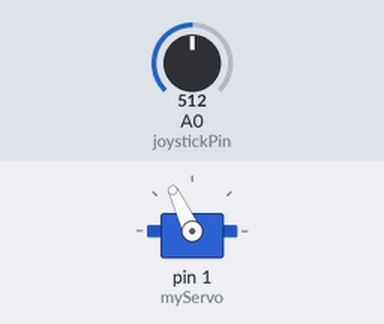
Recording of a sketch running on a simulated Arduino Uno, built with avr-gcc and run on an emulated ATmega328P. Parts: servo. The test bench sets the inputs (shaded band); at power-on: A0 (joystickPin) = 512.

Above: at 1.3 s.
1.4 s: A0 (joystickPin) set to 716
At 2.6 s:
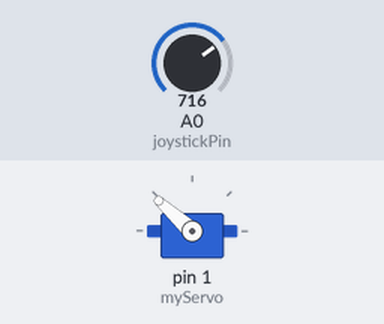
3.0 s: A0 (joystickPin) set to 900
At 3.7 s:
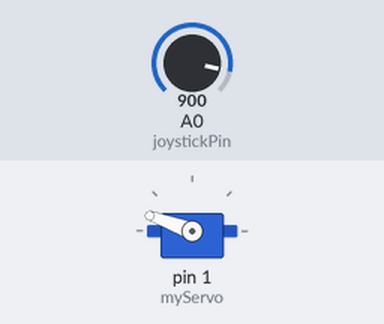
4.5 s: A0 (joystickPin) set to 306
At 4.9 s:
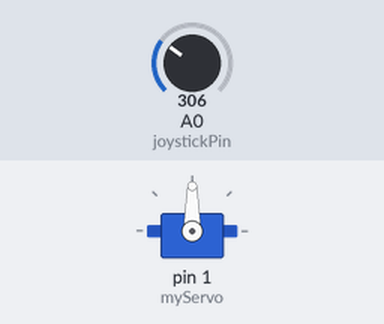
6.0 s: A0 (joystickPin) set to 165
At 7.2 s:
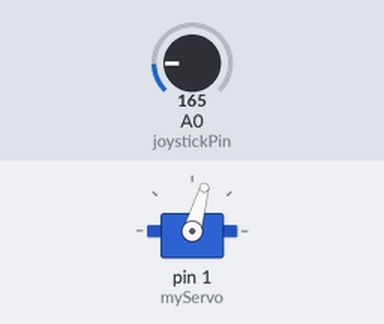
7.5 s: A0 (joystickPin) set to 0
At 8.4 s:
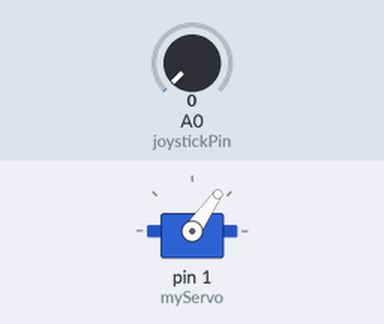
Timing chart, 0 to 10.0 s (numbered marks = the images above; inputs shaded):
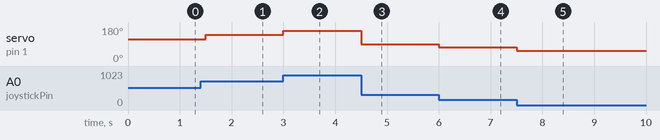

The sketch:

Project3_claw_machine_joystick_up_and_down_servo.ino
```cpp
#include <Servo.h>

Servo myServo; // Define the servo object

const int joystickPin = A0; // Analog pin for the joystick
const int minAngle = 55;     // Minimum angle for the servo
const int maxAngle = 175;   // Maximum angle for the servo

void setup() {
  myServo.attach(1); // Attach the servo to pin 9
}

void loop() {
  int joystickValue = analogRead(joystickPin); // Read the joystick value (0 - 1023)

  // Map the joystick value to the servo angle range
  int angle = map(joystickValue, 0, 1023, minAngle, maxAngle);

  // Control the servo with the mapped angle
  myServo.write(angle);

  delay(500); // Add a small delay for stability
}
```

Measured:
- after the input at 1.4 s, servo on pin 1 (myServo): 115° → 138° after 0.10 s
- after the input at 3.0 s, servo on pin 1 (myServo): 138° → 160° at once
- after the input at 4.5 s, servo on pin 1 (myServo): 160° → 90° at once
- after the input at 6.0 s, servo on pin 1 (myServo): 90° → 74° at once
- after the input at 7.5 s, servo on pin 1 (myServo): 74° → 55° at once
